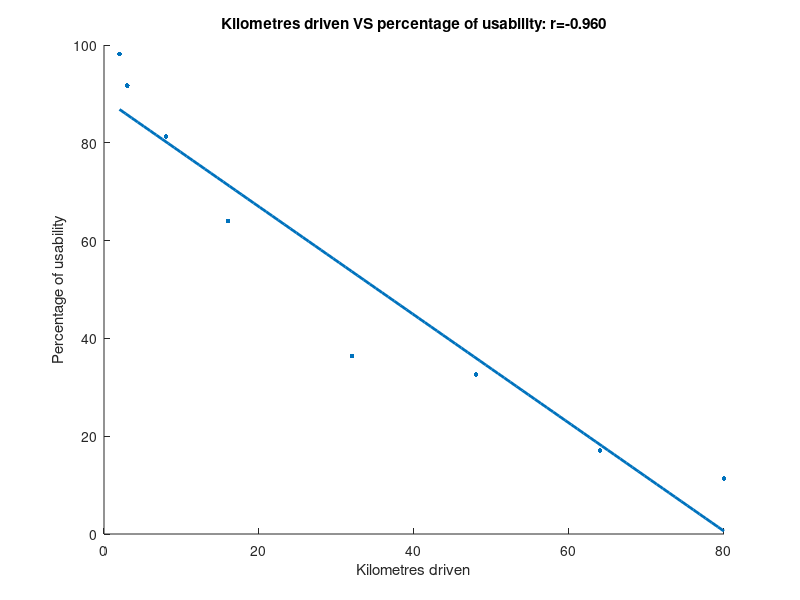
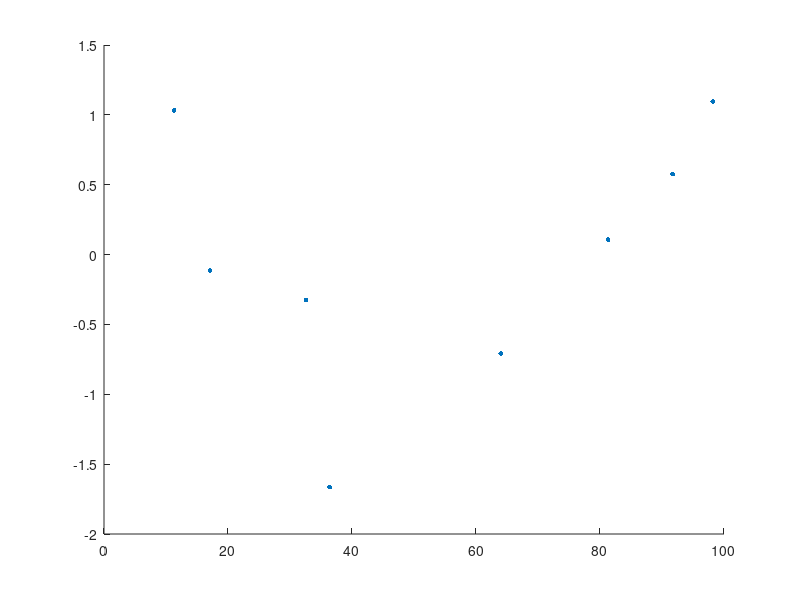

These figures' MATLAB source, in order: (Note: this script raises an error after producing the figures.)
%Alexandros Fotiadis AEM:10392
clc;
clf;
clear;

%Inserting data
X=[2 3 8 16 32 48 64 80]';
Y=[98.2 91.7 81.3 64.0 36.4 32.6 17.1 11.3]';
n=length(X);
alpha=0.05;

%calculating r
r=corrcoef(X,Y);
r=r(1,2);
fprintf("Correlation coefficient: %.3f\n",r);

%testing the simple linear regression model
b=regress(Y,[ones(n,1) X]);
fprintf("Linear regression model: y=b1x+b0 -> Y= %.4f X +%.4f\n",b(2),b(1));
x0=linspace(min(X),max(X),100);
y0=b(2)*x0+b(1);
figure(1)
scatter(X,Y,12,'blue','filled'); %scatter plot for linear regression
title(sprintf('Kilometres driven VS percentage of usability: r=%.3f',r));
hold on;
plot(x0,y0,"LineWidth",2);
xlabel("Kilometres driven");
ylabel("Percentage of usability");
hold off;

%adjusting the errors and plotting a diagnostic plot
e=Y-[ones(n,1) X]*b;
se=sqrt((1/(n-2))*(sum(e.^2)));
e_star=e./se;
zc=norminv(1-alpha/2);
figure(2)
scatter(Y,e_star,12,'blue','filled');
hold on;
yline(zc,'r-.');
yline(-zc,'r-.');
xlabel("Percentage of usability");
ylabel("Standardized adjustment error");
title("Diagnostic plot");
hold off;

%transforming y in lny and testing the linear model for lny
lnY=log(Y);
var_lnY=var(lnY);
mu_lnY=mean(lnY);
varX=var(X);
[bln,bintln]=regress(lnY,[ones(n,1) X]);
se_ln=sqrt((n-1)/(n-2) * (var_lnY-bln(2)^2*varX));
e_ln=lnY-[ones(n,1) X]*bln;
R2_ln=1-(sum(e_ln.^2))/(sum((lnY-mu_lnY).^2)); %calculating R^2 and adjR^2
adj_R2_ln=1-((n-1)/(n-2))*(sum(e_ln.^2))/(sum((lnY-mu_lnY).^2));
fprintf("Linear regression model using ln-transformation: y=ln(b0)+b1x ->" + ...
    "y=%.3f + (%.3f)x\n",bln(1),bln(2));
fprintf("se=%.4f , R^2=%.4f , adjR^2=%.4f\n",se_ln,R2_ln,adj_R2_ln);
lny0=bln(2)*x0+bln(1); %expected values
figure(3)
scatter(X,lnY,12,'blue','filled');
title(sprintf('Kilometres driven vs ln percentage of usability y=%.3f+(%.3f)x',bln(1),bln(2)));
hold on;
plot(x0,lny0,"LineWidth",2);
xlabel("Kilometres driven");
ylabel("ln percentage of usability");

%diagnostic plot for the new model
e_star_ln=e_ln./se_ln;
figure(4)
scatter(Y, e_star_ln,12,'blue','filled');
hold on;
yline(zc,'r-.');
yline(-zc,'r-.');
xlabel("ln percentage of usability");
ylabel("Standardized adjustment error");
title("Diagnostic plot of ln linear regression");

%scatter plot for the exponential model 
a=exp(bln(1));
b=bln(2);
fprintf("Exponential model y=%.3f*exp(%.3fx)\n",a,b);
y0=a*exp(b*x0);
figure(5)
scatter(X,Y,12,'blue','filled');
title("Kilometers driven vs pct of usability");
hold on;
plot(x0,y0,'LineWidth',2);
xlabel("Kilometers driven");
ylabel("pct of usability");
text(mean(X),mean(Y),sprintf('y=%.3f*exp(%.3fx)',a,b));
hold off;
x=25;
y=a*exp(b*x); %calculating percentage of usability for 25 thousand km
fprintf("Percentage usable for x=%.1fKM: y=%.4f",x*1000,y);